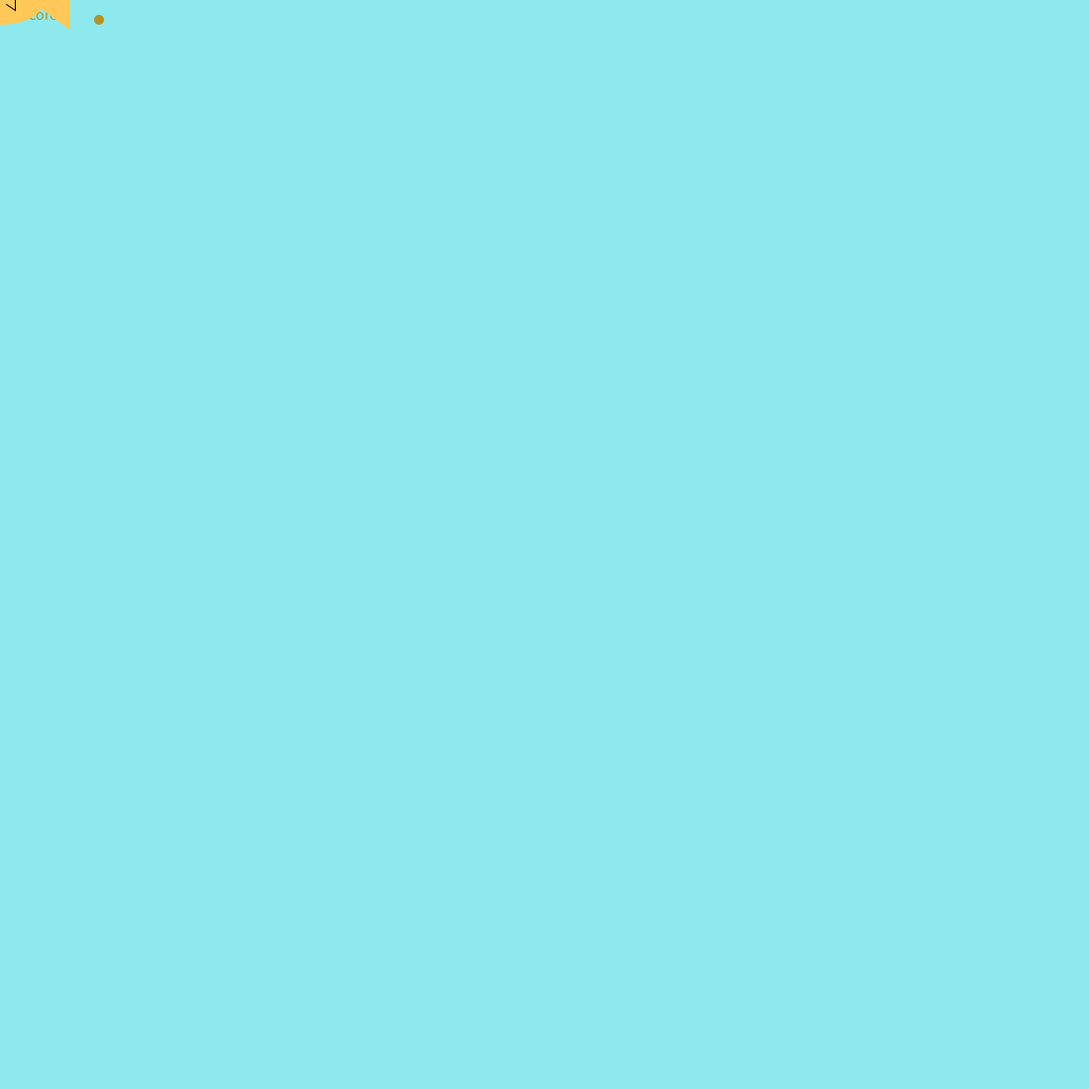
Frame 1 (no input)
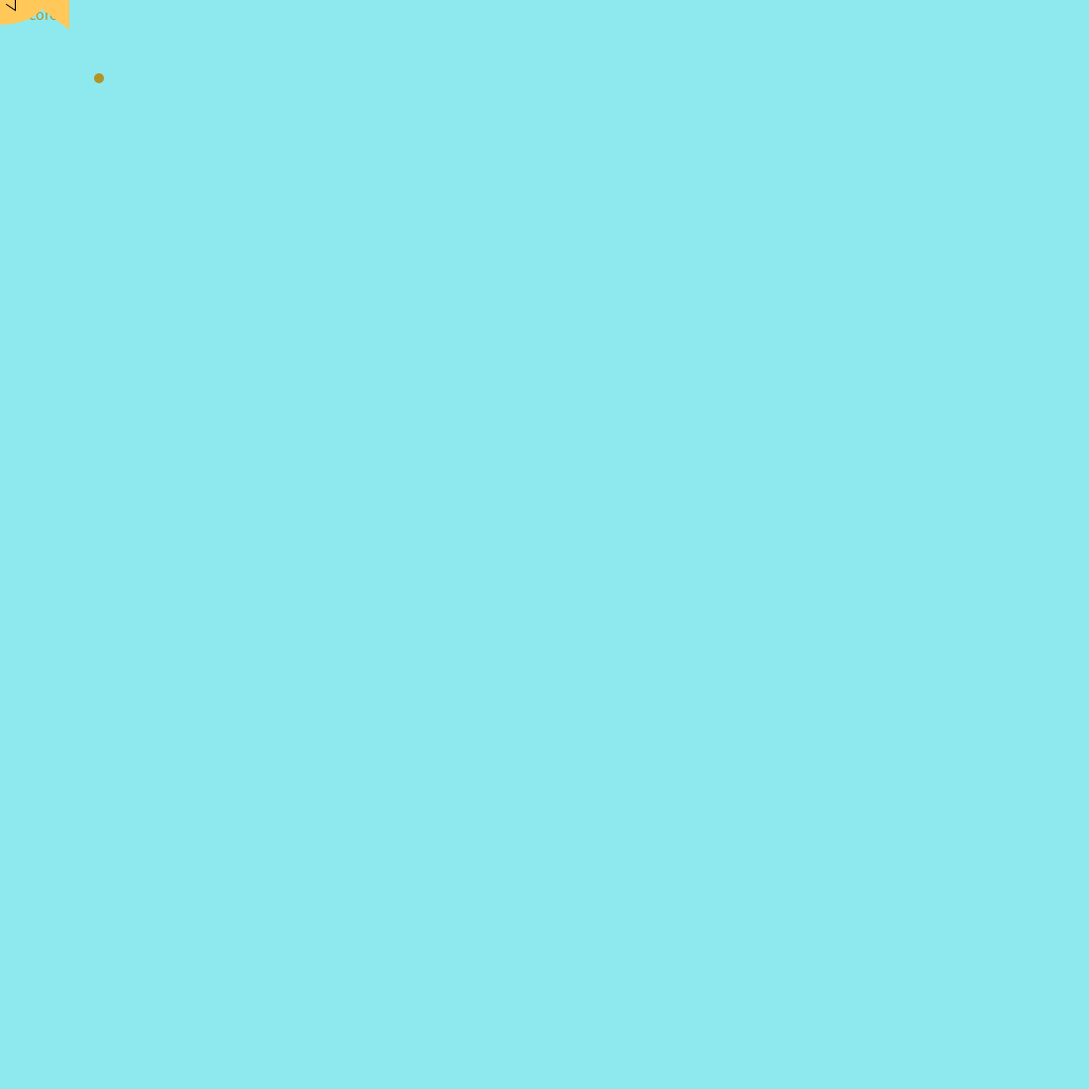
Frame 60 (the mouse pressed at the canvas centre just before this capture)
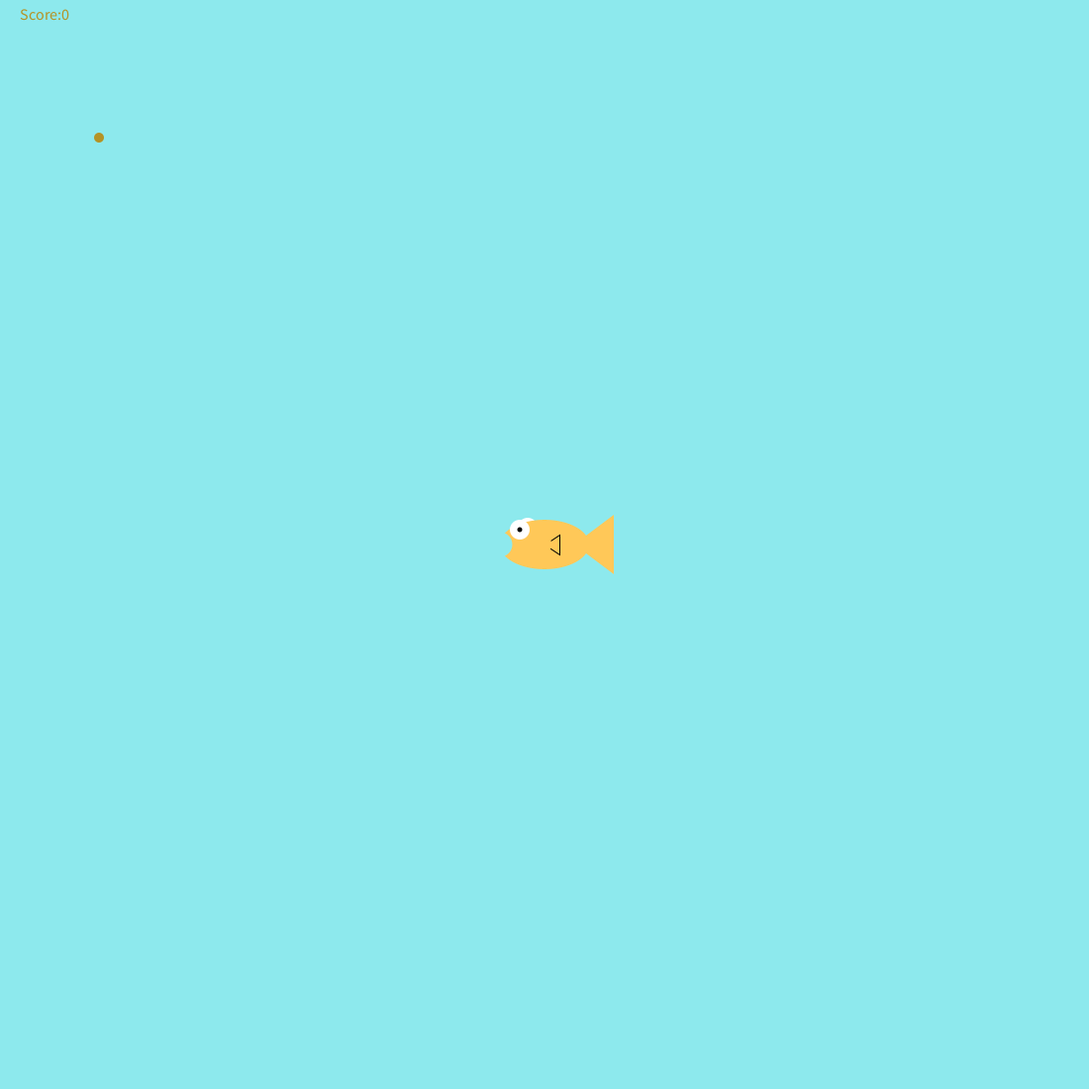
Frame 120 (the mouse held since frame 60 and released just before this capture)

The Processing sketch that drew these frames (run headless with seeded random() and noise(); from frame 60 on, the mouse is pressed at the canvas centre):

// Processing sketch: Fish_Feeder_Code
// ── Fish_Feeder_Code.pde
int foodX = 100;
int foodY = 20;
int score = 0;

void setup() {
  size (1100, 1100);
}

void draw() {
  background(141, 233, 237);
  fill (#B49326);
  noStroke();
  ellipse(foodX, foodY, 10, 10);
textSize(16);
text("Score:" + score, 20, 20);
  drawFish();
foodY = foodY + 1;
checkCatch(foodX, foodY);
if (foodY < 1){
 ellipse(foodX, foodY, 5, 5);
 foodX = (int) random(width-20);
fill(0, 0, 0);

}
if (score > 9){
textSize(12);
text("You have Won!", 550, 550);
}

}
void checkCatch(int x, int y){
     if(x > mouseX && x < mouseX+70){
          if(y > mouseY-17 && y < mouseY+30){
               score++;
               foodY = 20; //if the food was eaten, make more food fall from the top
               foodX = (int) random(width-20);
          }
     }
     else if (foodY > height && score > 0){
          score--;
     }
}
void drawFish(){
     noStroke();
     fill(255,255,255);
     ellipse(mouseX-17,mouseY-17,20,20); //back side eye
     fill(255,200,88);
     ellipse(mouseX,mouseY,90,50); //body
     triangle(mouseX+30,mouseY,mouseX+70,mouseY+30,mouseX+70,mouseY-30); //tail
     stroke(0);
     triangle(mouseX,mouseY,mouseX+15,mouseY+10,mouseX+15,mouseY-10); //side fin
     noStroke();
     fill(255,200,88);
     ellipse(mouseX,mouseY,15,15); //side fin cover
     noStroke();
     fill(255,255,255);
     ellipse(mouseX-25,mouseY-15,20,20); //front eye
     fill(0,0,0);
     ellipse(mouseX-25,mouseY-15,5,5); //pupil
     fill(141,233,237);
     ellipse(mouseX-45,mouseY,25,25); //mouth
}
